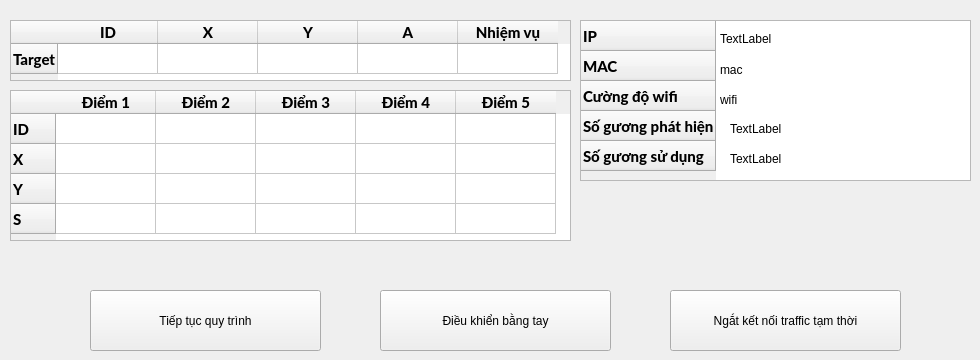
     <widget class="QWidget" name="Info_mission">
      <attribute name="title">
       <string>Thông tin cấu hình</string>
      </attribute>
      <widget class="QTableWidget" name="Table_target">
       <property name="geometry">
        <rect>
         <x>10</x>
         <y>20</y>
         <width>561</width>
         <height>61</height>
        </rect>
       </property>
       <property name="font">
        <font>
         <family>Lato Heavy</family>
         <pointsize>11</pointsize>
        </font>
       </property>
       <row>
        <property name="text">
         <string>Target</string>
        </property>
       </row>
       <column>
        <property name="text">
         <string>ID</string>
        </property>
       </column>
       <column>
        <property name="text">
         <string>X</string>
        </property>
       </column>
       <column>
        <property name="text">
         <string>Y</string>
        </property>
       </column>
       <column>
        <property name="text">
         <string>A</string>
        </property>
       </column>
       <column>
        <property name="text">
         <string>Nhiệm vụ</string>
        </property>
       </column>
      </widget>
      <widget class="QTableWidget" name="Table_point">
       <property name="geometry">
        <rect>
         <x>10</x>
         <y>90</y>
         <width>561</width>
         <height>151</height>
        </rect>
       </property>
       <property name="maximumSize">
        <size>
         <width>781</width>
         <height>16777215</height>
        </size>
       </property>
       <property name="font">
        <font>
         <family>Lato Heavy</family>
         <pointsize>11</pointsize>
        </font>
       </property>
       <row>
        <property name="text">
         <string>ID       </string>
        </property>
       </row>
       <row>
        <property name="text">
         <string>X</string>
        </property>
       </row>
       <row>
        <property name="text">
         <string>Y</string>
        </property>
       </row>
       <row>
        <property name="text">
         <string>S</string>
        </property>
       </row>
       <column>
        <property name="text">
         <string>Điểm 1</string>
        </property>
       </column>
       <column>
        <property name="text">
         <string>Điểm 2</string>
        </property>
       </column>
       <column>
        <property name="text">
         <string>Điểm 3</string>
        </property>
       </column>
       <column>
        <property name="text">
         <string>Điểm 4</string>
        </property>
       </column>
       <column>
        <property name="text">
         <string>Điểm 5</string>
        </property>
       </column>
      </widget>
      <widget class="QLabel" name="Info_mac">
       <property name="geometry">
        <rect>
         <x>720</x>
         <y>60</y>
         <width>151</width>
         <height>20</height>
        </rect>
       </property>
       <property name="text">
        <string>mac</string>
       </property>
      </widget>
      <widget class="QLabel" name="Info_wifi">
       <property name="geometry">
        <rect>
         <x>720</x>
         <y>90</y>
         <width>81</width>
         <height>20</height>
        </rect>
       </property>
       <property name="text">
        <string>wifi</string>
       </property>
      </widget>
      <widget class="QTableWidget" name="Table_info">
       <property name="geometry">
        <rect>
         <x>580</x>
         <y>20</y>
         <width>391</width>
         <height>161</height>
        </rect>
       </property>
       <property name="font">
        <font>
         <family>Lato Heavy</family>
         <pointsize>11</pointsize>
        </font>
       </property>
       <row>
        <property name="text">
         <string>IP</string>
        </property>
       </row>
       <row>
        <property name="text">
         <string>MAC</string>
        </property>
       </row>
       <row>
        <property name="text">
         <string>Cường độ wifi</string>
        </property>
       </row>
       <row>
        <property name="text">
         <string>Số gương phát hiện</string>
        </property>
       </row>
       <row>
        <property name="text">
         <string>Số gương sử dụng</string>
        </property>
       </row>
      </widget>
      <widget class="QLabel" name="Ip_AGV">
       <property name="geometry">
        <rect>
         <x>720</x>
         <y>30</y>
         <width>151</width>
         <height>17</height>
        </rect>
       </property>
       <property name="text">
        <string>TextLabel</string>
       </property>
      </widget>
      <widget class="QLabel" name="reflector_a">
       <property name="geometry">
        <rect>
         <x>730</x>
         <y>120</y>
         <width>67</width>
         <height>17</height>
        </rect>
       </property>
       <property name="text">
        <string>TextLabel</string>
       </property>
      </widget>
      <widget class="QLabel" name="reflector_b">
       <property name="geometry">
        <rect>
         <x>730</x>
         <y>150</y>
         <width>67</width>
         <height>17</height>
        </rect>
       </property>
       <property name="text">
        <string>TextLabel</string>
       </property>
      </widget>
      <widget class="QPushButton" name="Info_autoMission">
       <property name="geometry">
        <rect>
         <x>90</x>
         <y>290</y>
         <width>231</width>
         <height>61</height>
        </rect>
       </property>
       <property name="text">
        <string>Tiếp tục quy trình</string>
       </property>
      </widget>
      <widget class="QPushButton" name="Info_handle">
       <property name="geometry">
        <rect>
         <x>380</x>
         <y>290</y>
         <width>231</width>
         <height>61</height>
        </rect>
       </property>
       <property name="text">
        <string>Điều khiển bằng tay</string>
       </property>
      </widget>
      <widget class="QPushButton" name="Info_stopTraffic">
       <property name="geometry">
        <rect>
         <x>670</x>
         <y>290</y>
         <width>231</width>
         <height>61</height>
        </rect>
       </property>
       <property name="text">
        <string>Ngắt kết nối traffic tạm thời</string>
       </property>
      </widget>
      <zorder>Table_point</zorder>
      <zorder>Table_target</zorder>
      <zorder>Table_info</zorder>
      <zorder>Ip_AGV</zorder>
      <zorder>reflector_a</zorder>
      <zorder>reflector_b</zorder>
      <zorder>Info_autoMission</zorder>
      <zorder>Info_handle</zorder>
      <zorder>Info_stopTraffic</zorder>
      <zorder>Info_mac</zorder>
      <zorder>Info_wifi</zorder>
     </widget>
